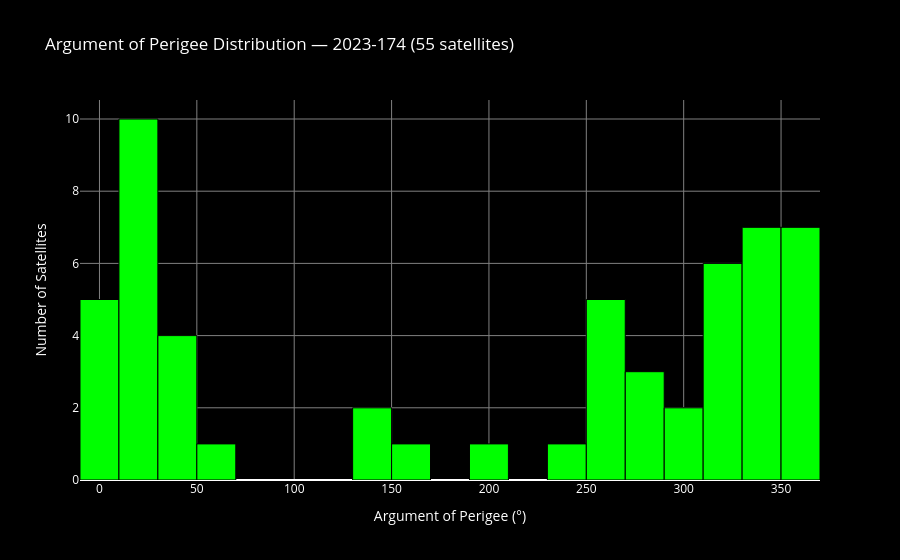

Notebook cell for this chart:
### Code cell
fig = go.Figure()

fig.add_trace(go.Histogram(
    x=df['arg_perigee'],
    nbinsx=20,
    marker_color='lime',
    marker_line=dict(color='black', width=1),
    name='Argument of Perigee'
))

fig.update_layout(
    title=f'Argument of Perigee Distribution — {satcat_cache["intldes"]} ({len(df)} satellites)',
    xaxis_title='Argument of Perigee (°)',
    yaxis_title='Number of Satellites',
    paper_bgcolor='black',
    plot_bgcolor='black',
    font=dict(color='white'),
    xaxis=dict(gridcolor='gray'),
    yaxis=dict(gridcolor='gray'),
)

fig.show()

print(f"Argument of Perigee stats:")
print(f"   Mean:  {df['arg_perigee'].mean():.4f}°")
print(f"   Std:   {df['arg_perigee'].std():.4f}°")
print(f"   Min:   {df['arg_perigee'].min():.4f}°")
print(f"   Max:   {df['arg_perigee'].max():.4f}°")
print(f"   Range: {df['arg_perigee'].max() - df['arg_perigee'].min():.4f}°")

### Figure 1 — Plotly figure (JSON) as saved in the notebook; plotly's stock layout.template omitted (floating-point values rounded to 4 significant figures)
{"data": [{"marker": {"color": "lime", "line": {"color": "black", "width": 1}}, "name": "Argument of Perigee", "nbinsx": 20, "type": "histogram", "x": [26.41, 25.63, 315.7, 53.38, 344.4, 20.74, 266.1, 18.73, 353.5, 311.0, 37.18, 263.7, 359.9, 307.6, 359.4, 264.3, 2.849, 0.014, 1.238, 281.2, 149.5, 37.0, 315.2, 271.7, 164.1, 249.7, 34.93, 9.056, 28.19, 323.2, 45.44, 293.1, 346.6, 350.9, 340.1, 339.4, 358.9, 273.2, 337.0, 347.5, 269.3, 350.5, 19.14, 352.4, 9.536, 19.28, 20.53, 11.7, 311.9, 252.0, 315.1, 333.4, 194.8, 137.4, 23.05]}], "layout": {"font": {"color": "white"}, "paper_bgcolor": "black", "plot_bgcolor": "black", "title": {"text": "Argument of Perigee Distribution — 2023-174 (55 satellites)"}, "xaxis": {"gridcolor": "gray", "title": {"text": "Argument of Perigee (°)"}}, "yaxis": {"gridcolor": "gray", "title": {"text": "Number of Satellites"}}}}
